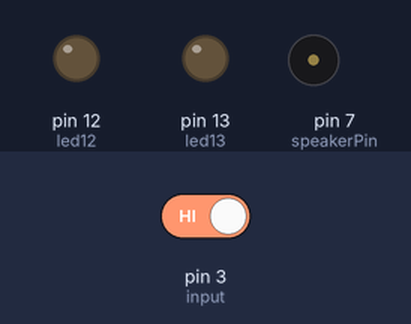
A sketch run on a simulated Arduino Uno, built with avr-gcc and run on an emulated ATmega328P. Shown: output pins drawn as LEDs (lit = HIGH), buzzer (waves = sounding). Inputs (shaded band) come from the test bench; at power-on: pin 3 (input) HIGH.

Above: at 1.2 s.
1.3 s: pin 3 (input) driven LOW
At 1.98 s:
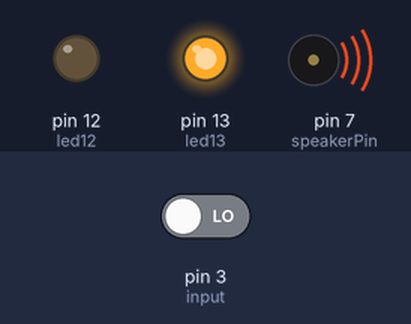
4.3 s: pin 3 (input) driven HIGH
At 4.52 s:
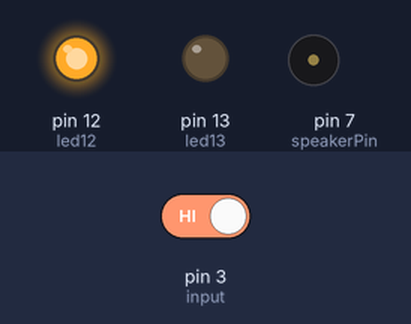
Timing chart, 0 to 7.4 s (numbered marks = the images above; inputs shaded):
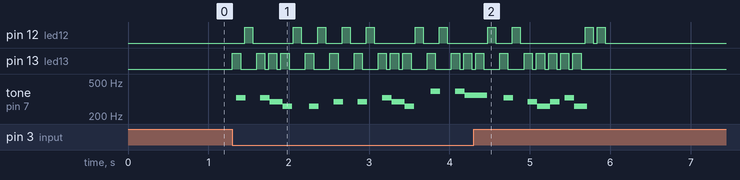

Measured:
- after the input at 4.3 s, pin 13 (led13): goes on until 5.6 s, then stays LOW; tone on pin 7 (speakerPin): goes on until 5.7 s, then stays silent

The sketch:

goTellAuntRhodyButton.ino
```cpp
int speakerPin = 7;
int led13 = 13;
int led12 = 12;
int input = 3;
int val = 0;
int length = 31;
char notes[] = {"e edc c d d edc g gfe e dcdec  "};
int beats[] = {1,1,1,1,1,1,1,1,1,1,1,1,1,1,1,1,1,1,1,1,1,1,1,1,1,1,1,1,1,1,1};
int tempo = 100;

void playTone(int tone, int duration)
{
 for(long i = 0; i<duration*1000L; i+=tone*2)
 {
   digitalWrite(speakerPin, HIGH);
   delayMicroseconds(tone);
   digitalWrite(speakerPin, LOW);
   delayMicroseconds(tone);
 }
}

void playNote(char note, int duration)
{
 char names[] = {'c', 'd', 'e', 'f', 'g', 'a', 'b', 'c'};
 int tones[] = {1915, 1700, 1519, 1432, 1275, 1136, 1014, 956};
 for (int i = 0; i<7; i++)
 {
   if (names[i] ==note)
  {
    playTone(tones[i], duration);
  }
 }
}

void setup()
{
  pinMode(speakerPin, OUTPUT);
  pinMode(led13, OUTPUT);
  pinMode(led12, OUTPUT);
  pinMode(input, INPUT);
}

void loop()
{
  val = digitalRead(input);
  if (val ==LOW)
  {
   for (int i = 0; i<length; i++)
 {
   if (notes[i] == ' ')
  {
    digitalWrite(led12, HIGH);
    delay (beats[i]*tempo);
    digitalWrite(led12, LOW);

  }
  else
  {
    digitalWrite(led13, HIGH);
    playNote(notes[i], beats[i]*tempo);
    digitalWrite(led13, LOW);
  }
  delay (tempo/2);
 }
  }

}
```
